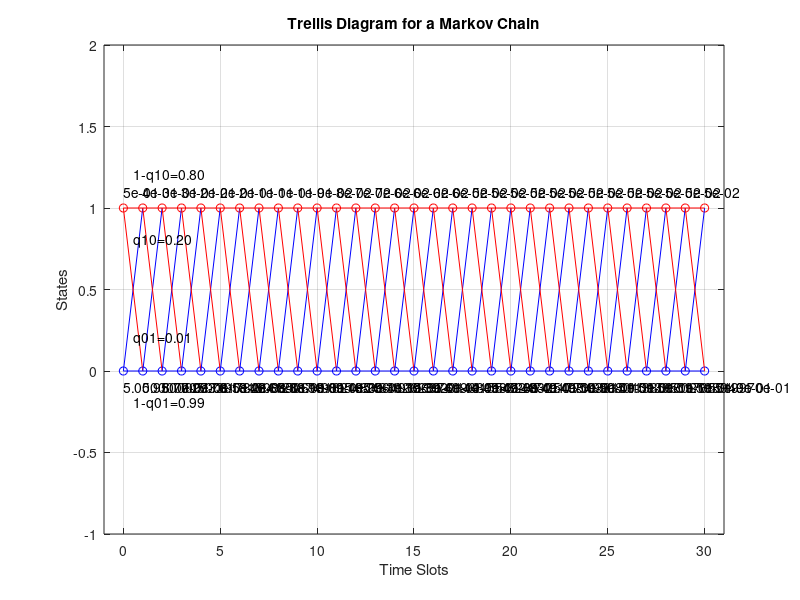

The MATLAB script that drew this image:
close all
% System Parameters for Single Source without Collisions
M = 1; % Number of nodes
alpha = 0.9; % Probability of transmission
q01 = 0.01; % Transition probability from 0 to 1 (asymmetric source)
q10 = 0.2; % Transition probability from 1 to 0 (asymmetric source)
N = 50; % Number of time slots for simulation
% Stationary Distribution
pi0 = q10 / (q10 + q01);
pi1 = q01 / (q10 + q01);
H_X = -pi0 * log2(pi0) - pi1 * log2(pi1); % Entropy of the stationary distribution

% Initialization
state = randi([0, 1], M, 1); % Initial state of each node
transmission_probability = alpha * (1 - alpha)^(M-1);
h_yn = zeros(1, N); % To store h(y_n) for each time slot

% Markov Chain Transition Matrix
P = [1-q01, q01; q10, 1-q10];

% Simulation
output_sequence = zeros(1, N); % Initialize output sequence
if M==1
    for n = 1:N
        % State Transition for the Node
        state = randsrc(1, 1, [0, 1; 1-P(state+1, 2), P(state+1, 2)]);
    
        % Transmission Decision
        if rand < alpha
            h_yn(n) = 0; % Update sent, reset uncertainty
        else
            % Update not sent, calculate conditional entropy
            h_yn(n) = -pi0 * log2(pi0) - pi1 * log2(pi1);
        end
    
        % Update the stationary distribution based on the current state
        pi0 = q10 / (q10 + q01);
        pi1 = q01 / (q10 + q01);
        H_X = -pi0 * log2(pi0) - pi1 * log2(pi1);
    end
    % Plotting h(y_n) over time
    figure;
    plot(1:N, h_yn);
    title('Time Evolution of h(y_n) for a Single Source');
    xlabel('Time Slot n');
    ylabel('h(y_n)');
    grid on;

else

    for n = 1:N
        % Markov Chain State Transition
        for k = 1:M
            state(k) = randsrc(1, 1, [0, 1; 1-P(state(k)+1, 2), P(state(k)+1, 2)]);
        end
    
        % Decide which nodes are transmitting
        transmitting_nodes = rand(M, 1) < alpha;
        num_transmitting = sum(transmitting_nodes);
        
        % Determine the channel state and receiver's observation
        if num_transmitting == 0
            output_sequence(n) = 'I'; % Idle slot
        elseif num_transmitting == 1
            transmitting_node = find(transmitting_nodes);
            if transmitting_node == 1 % Reference node
                output_sequence(n) = state(1) + '0'; % State of reference node
            else
                output_sequence(n) = state(transmitting_node) + '_'; % Other node
            end
        else
            output_sequence(n) = 'C'; % Collision
        end
    end
    % Display the output sequence
    disp(['Output Sequence: ', char(output_sequence)]);
    % Main Simulation Loop
    for n = 1:N
        % [Previous simulation steps]
    
        % Calculate P[X_n | Y_n = y_n] and h(y_n)
        if output_sequence(n) == 'I' || output_sequence(n) == 'C'
            % In case of Idle or Collision, the information about X_n is ambiguous
            h_yn(n) = -sum(P(state(1)+1, :) .* log2(P(state(1)+1, :)));
        else
            % For a collision-free transmission, the state is known with certainty
            h_yn(n) = 0; % Because the entropy of a certain event is 0
        end
    end
    % Plotting h(y_n) over time
    figure;
    plot(1:N, h_yn);
    title('Time Evolution of h(y_n)');
    xlabel('Time Slot n');
    ylabel('h(y_n)');
    grid on;

end

% MATLAB Code to Plot Trellis Diagram

% Parameters
num_slots = 30; % Number of time slots
q01 = 0.01; % Transition probability from 0 to 1
q10 = 0.2; % Transition probability from 1 to 0
% Initial state probabilities
p0 = 0.5; % Probability of starting in state 0
p1 = 0.5; % Probability of starting in state 1
% Calculating state probabilities over time
state_probs = zeros(2, num_slots+1);
state_probs(:,1) = [p0; p1];
P = [1-q01, q01; q10, 1-q10];
for slot = 2:num_slots+1
    state_probs(:,slot) = P' * state_probs(:,slot-1);
end

% Plotting nodes with state probabilities
for slot = 0:num_slots
    plot(slot, 0, 'bo'); % State 0 node
    hold on;
    plot(slot, 1, 'ro'); % State 1 node
    text(slot, -0.1, sprintf('%e', state_probs(1,slot+1)));
    text(slot, 1.1, sprintf('%.e', state_probs(2,slot+1)));
end


% Plotting edges (transitions)
for slot = 0:num_slots-1
    % Transitions from state 0
    line([slot, slot+1], [0, 0], 'Color', 'blue'); % Stay in state 0
    line([slot, slot+1], [0, 1], 'Color', 'blue'); % Transition to state 1

    % Transitions from state 1
    line([slot, slot+1], [1, 1], 'Color', 'red'); % Stay in state 1
    line([slot, slot+1], [1, 0], 'Color', 'red'); % Transition to state 0
end

% Labeling transitions
text(0.5, 0.2, sprintf('q01=%.2f', q01));
text(0.5, 0.8, sprintf('q10=%.2f', q10));
text(0.5, -0.2, sprintf('1-q01=%.2f', 1-q01));
text(0.5, 1.2, sprintf('1-q10=%.2f', 1-q10));

% Adjusting plot settings
axis([-1, num_slots+1, -1, 2]);
xlabel('Time Slots');
ylabel('States');
title('Trellis Diagram for a Markov Chain');
grid on;
hold off;


